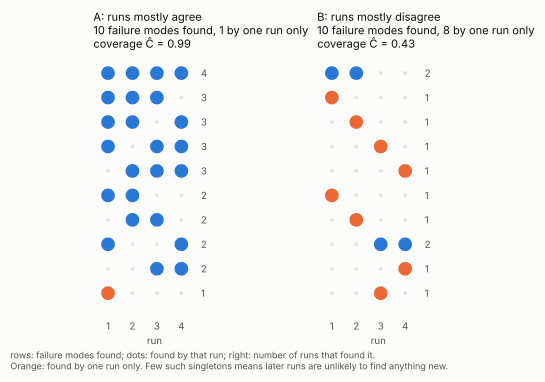

Generate this figure with Python:
"""Fig. 1 (concept): repeated runs, their overlap, and coverage.

    python paper/figures/fig1_concept.py      # writes fig1_concept.{pdf,png} next to this file

Illustrative only (a fixed toy history, not data). Two audits of different
completeness: in A most failure modes are found by several runs (few
singletons, high coverage); in B most are found once (many singletons, low
coverage). The numbers are computed with crsafety.coverage from the toy
histories.
"""

import sys
from pathlib import Path

import matplotlib

matplotlib.use("Agg")
import matplotlib.pyplot as plt  # noqa: E402
import numpy as np  # noqa: E402

HERE = Path(__file__).resolve().parent
sys.path.insert(0, str(HERE.parents[1] / "src"))
from crsafety import coverage  # noqa: E402

S1, S2, INK, INK2, GRID, SURF = "#2a78d6", "#eb6834", "#0b0b0b", "#52514e", "#e4e3df", "#fcfcfb"
plt.rcParams.update({"font.size": 8, "figure.facecolor": SURF, "axes.facecolor": SURF, "savefig.facecolor": SURF,
                     "pdf.fonttype": 42, "axes.edgecolor": INK2, "text.color": INK})

A = np.array([[1, 1, 1, 1], [1, 1, 1, 0], [1, 1, 0, 1], [1, 0, 1, 1], [0, 1, 1, 1], [1, 1, 0, 0],
              [0, 1, 1, 0], [1, 0, 0, 1], [0, 0, 1, 1], [1, 0, 0, 0]])
B = np.array([[1, 1, 0, 0], [1, 0, 0, 0], [0, 1, 0, 0], [0, 0, 1, 0], [0, 0, 0, 1], [1, 0, 0, 0],
              [0, 1, 0, 0], [0, 0, 1, 1], [0, 0, 0, 1], [0, 0, 1, 0]])


def panel(ax, X, title):
    n, K = X.shape
    y = X.sum(axis=1)
    for i in range(n):
        for k in range(K):
            if X[i, k]:
                ax.add_patch(plt.Circle((k, n - 1 - i), 0.28, color=S2 if y[i] == 1 else S1, lw=0))
            else:
                ax.add_patch(plt.Circle((k, n - 1 - i), 0.08, color=GRID, lw=0))
        ax.text(K - 0.2, n - 1 - i, f"{y[i]}", va="center", ha="left", color=INK2, fontsize=7)
    ax.set_xlim(-0.6, K + 0.4)
    ax.set_ylim(-0.9, n - 0.3)
    ax.set_aspect("equal")
    ax.set_xticks(range(K), [str(k + 1) for k in range(K)], fontsize=7, color=INK2)
    ax.set_xlabel("run", fontsize=7, color=INK2, labelpad=2)
    ax.set_yticks([])
    for s in ax.spines.values():
        s.set_visible(False)
    ax.tick_params(length=0)
    q1 = int((y == 1).sum())
    ax.set_title(f"{title}\n{n} failure modes found, {q1} by one run only\ncoverage Ĉ = {coverage(X):.2f}",
                 loc="left", fontsize=8, color=INK)


fig, (a, b) = plt.subplots(1, 2, figsize=(5.2, 3.6))
panel(a, A, "A: runs mostly agree")
panel(b, B, "B: runs mostly disagree")
fig.text(0.02, 0.01, "rows: failure modes found; dots: found by that run; right: number of runs that found it.\n"
         "Orange: found by one run only. Few such singletons means later runs are unlikely to find anything new.",
         fontsize=6.5, color=INK2)
fig.subplots_adjust(bottom=0.16, wspace=0.25)
for ext in ("pdf", "png"):
    fig.savefig(HERE / f"fig1_concept.{ext}", dpi=200, bbox_inches="tight")
print("written", HERE)
